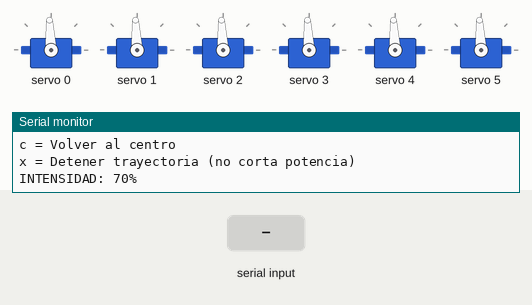
Recording of a sketch running on a simulated Arduino Uno, built with avr-gcc and run on an emulated ATmega328P. Shown: 6 × servo, the last lines printed to the serial monitor. The test bench sets the inputs (shaded band).

Above: at 3.6 s.
3.7 s: "w" received over Serial
At 4.94 s:
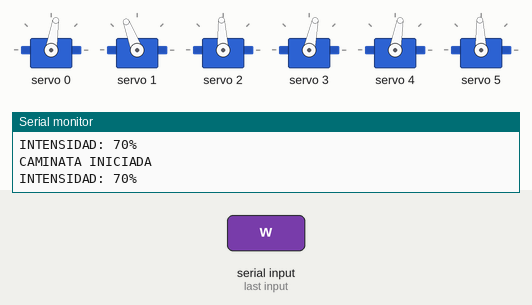
6.7 s: "p" received over Serial
At 8.0 s:
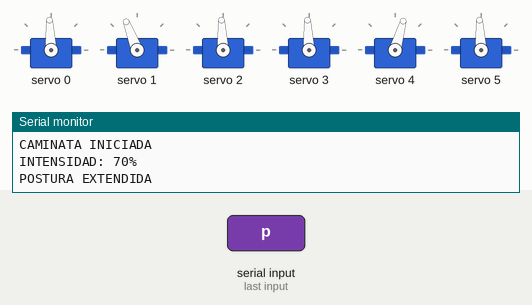
8.3 s: "w" received over Serial
At 8.76 s:
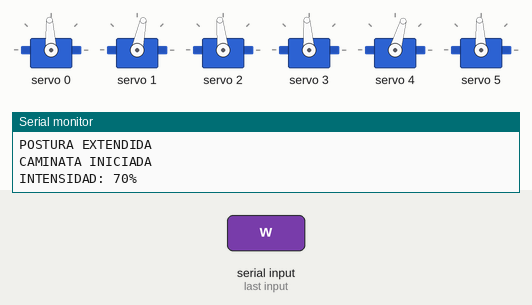
11.3 s: "x" received over Serial
At 11.3 s:
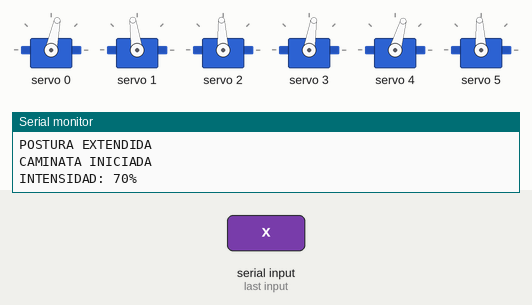
Timing chart, 0 to 13.8 s (numbered marks = the images above; inputs shaded):
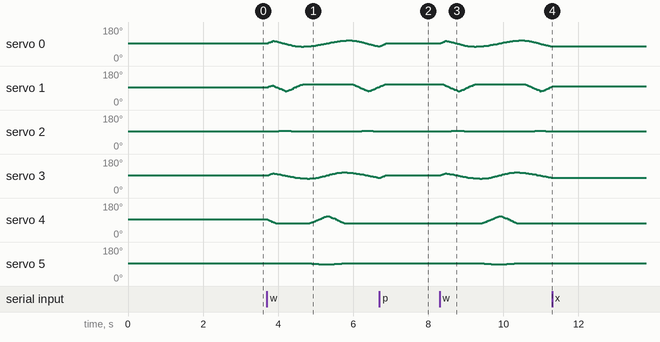

The sketch:

CAMINATA_2_0_EXPERIMENTAL.ino
```cpp
#include <Wire.h>
#include <Adafruit_PWMServoDriver.h>
#include <math.h>

Adafruit_PWMServoDriver pwm(0x40);

// DOG BOT - CAMINATA 2.0 (PROPUESTA TODAVIA NO VALIDADA)
// Pata delantera 1: 0 superior, 1 inferior, 2 cadera
// Pata delantera 2: 3 superior, 4 inferior, 5 cadera
// PRECAUCION: limites 1200-1800 us NO calibrados mecanicamente.
// Probar suspendido; no usar para sostener el robot sin verificar
// distribucion de peso, corriente de pico y limites de articulaciones.

const int CENTRO = 1500;
const int MINIMO[6] = {1250, 1200, 1400, 1250, 1200, 1400};
const int MAXIMO[6] = {1750, 1800, 1600, 1750, 1800, 1600};
const int AVANCE = 240;
const int FLEXION = 280;
const int EXTENSION = 270;
const int APERTURA = 55;
int intensidad = 70;
const int TIEMPO_CICLO = 2200;
const int NUM_CICLOS = 3;
const int PASO_MAXIMO = 18;
const unsigned long INTERVALO = 20;
const int dirAvance[2] = {-1, +1};
const int dirFlexion[2] = {-1, +1};
const int dirCadera[2] = {+1, -1};
int actual[6] = {1500, 1500, 1500, 1500, 1500, 1500};
int objetivo[6] = {1500, 1500, 1500, 1500, 1500, 1500};
bool caminando = false;
unsigned long inicioCaminata = 0;
unsigned long ultimoUpdate = 0;

float suave(float t) {
  t = constrain(t, 0.0f, 1.0f);
  return t * t * (3.0f - 2.0f * t);
}
float escala() { return intensidad / 100.0f; }

void postura() {
  caminando = false;
  for (int pata = 0; pata < 2; pata++) {
    int base = pata * 3;
    objetivo[base] = CENTRO;
    objetivo[base + 1] = CENTRO - dirFlexion[pata] * EXTENSION * escala();
    objetivo[base + 2] = CENTRO;
  }
  Serial.println("POSTURA EXTENDIDA");
}

void calcularPata(int pata, float fase) {
  const float VUELO = 0.42f;
  float desplazamiento = 0;
  float flexion = 0;
  float apertura = 0;
  float amplitud = escala();

  if (fase < VUELO) {
    float t = fase / VUELO;
    desplazamiento = -AVANCE + 2.0f * AVANCE * suave(t);
    float elevacion = sin(PI * t);
    elevacion = elevacion * elevacion;
    flexion = -EXTENSION + (FLEXION + EXTENSION) * elevacion;
    apertura = APERTURA * elevacion;
  } else {
    float t = (fase - VUELO) / (1.0f - VUELO);
    desplazamiento = AVANCE - 2.0f * AVANCE * suave(t);
    flexion = -EXTENSION;
    apertura = 0;
  }

  int base = pata * 3;
  objetivo[base] = CENTRO + dirAvance[pata] * desplazamiento * amplitud;
  objetivo[base + 1] = CENTRO + dirFlexion[pata] * flexion * amplitud;
  objetivo[base + 2] = CENTRO + dirCadera[pata] * apertura * amplitud;
}

void calcularCaminata() {
  unsigned long transcurrido = millis() - inicioCaminata;
  if (transcurrido >= (unsigned long)TIEMPO_CICLO * NUM_CICLOS) {
    postura();
    Serial.println("CAMINATA TERMINADA");
    return;
  }

  float fase = (transcurrido % TIEMPO_CICLO) / (float)TIEMPO_CICLO;
  calcularPata(0, fase);
  float fase2 = fase + 0.5f;
  if (fase2 >= 1.0f) fase2 -= 1.0f;
  calcularPata(1, fase2);
}

void actualizarServos() {
  for (int i = 0; i < 6; i++) {
    objetivo[i] = constrain(objetivo[i], MINIMO[i], MAXIMO[i]);
    int diferencia = objetivo[i] - actual[i];
    int cambio = constrain(diferencia, -PASO_MAXIMO, PASO_MAXIMO);
    actual[i] += cambio;
    pwm.writeMicroseconds(i, actual[i]);
  }
}

void mostrarIntensidad() {
  Serial.print("INTENSIDAD: ");
  Serial.print(intensidad);
  Serial.println("%");
}

void comandos() {
  while (Serial.available()) {
    char c = Serial.read();
    if (c == 'p') postura();
    else if (c == 'w') {
      caminando = true;
      inicioCaminata = millis();
      Serial.println("CAMINATA INICIADA");
      mostrarIntensidad();
    }
    else if (c == '+') {
      intensidad = min(intensidad + 10, 100);
      mostrarIntensidad();
      if (!caminando) postura();
    }
    else if (c == '-') {
      intensidad = max(intensidad - 10, 30);
      mostrarIntensidad();
      if (!caminando) postura();
    }
    else if (c == 'c') {
      caminando = false;
      for (int i = 0; i < 6; i++) objetivo[i] = CENTRO;
      Serial.println("VOLVIENDO AL CENTRO");
    }
    else if (c == 'x') {
      caminando = false;
      for (int i = 0; i < 6; i++) objetivo[i] = actual[i];
      Serial.println("MOVIMIENTO DETENIDO");
    }
  }
}

void setup() {
  Serial.begin(9600);
  pwm.begin();
  pwm.setPWMFreq(50);
  delay(500);
  for (int i = 0; i < 6; i++) {
    pwm.writeMicroseconds(i, CENTRO);
    delay(300);
  }
  ultimoUpdate = millis();
  Serial.println("DOG BOT - CAMINATA 2.0");
  Serial.println("p = Extender patas");
  Serial.println("w = Caminar");
  Serial.println("+ = Aumentar amplitud");
  Serial.println("- = Disminuir amplitud");
  Serial.println("c = Volver al centro");
  Serial.println("x = Detener trayectoria (no corta potencia)");
  mostrarIntensidad();
}

void loop() {
  comandos();
  if (millis() - ultimoUpdate >= INTERVALO) {
    ultimoUpdate = millis();
    if (caminando) calcularCaminata();
    actualizarServos();
  }
}
```

Measured:
- after the input at 6.7 s, servo 4: stays 74° (without the input it goes to 75° after 0.34 s); servo 5: stops changing and stays 93°
- after the input at 11.3 s, servo 0: stops changing and stays 78°; servo 1: stops changing and stays 98°; servo 2, servo 5: stops changing and stays 93°; servo 3: stops changing and stays 81°; servo 4: stays 74° (without the input it goes to 75° after 0.34 s)
